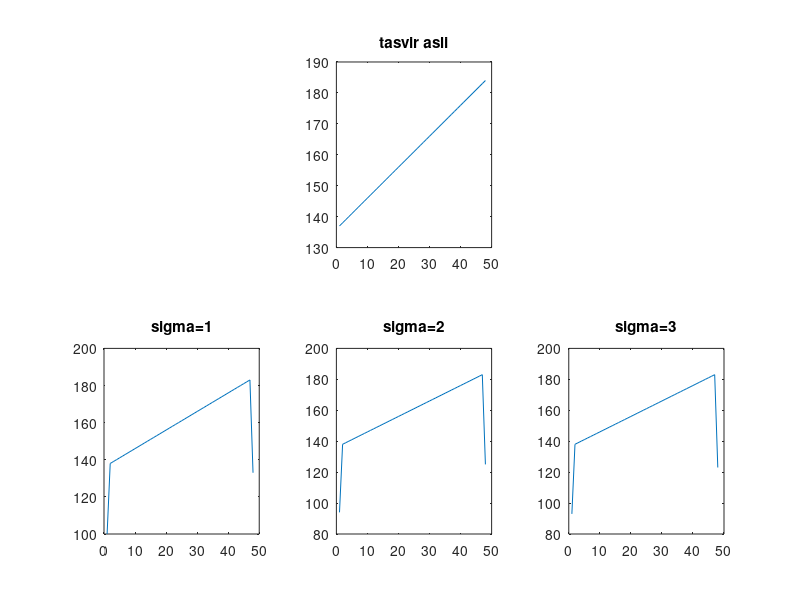

Write MATLAB code to recreate this figure.
clc;clear;close all;
g = zeros(256);
for i=1:256
    g(:,i)=i-1;
end
g2 = uint8(g);
g1= g2(87:143,138:185);
hsize1=[3,3];
hsize2=[3,3];
hsize3=[3,3];
mask1 = fspecial('gaussian',hsize1,1);
mask2 = fspecial('gaussian',hsize2,2);
mask3 = fspecial('gaussian',hsize3,3);
I1 = imfilter(g1,mask1);
I2 = imfilter(g1,mask2);
I3 = imfilter(g1,mask3);
subplot(2,3,2);plot(g1(28,:));
title('tasvir asli');
subplot(2,3,4);plot(I1(28,:));
title('sigma=1');
subplot(2,3,5);plot(I2(28,:));
title('sigma=2');
subplot(2,3,6);plot(I3(28,:));
title('sigma=3');
